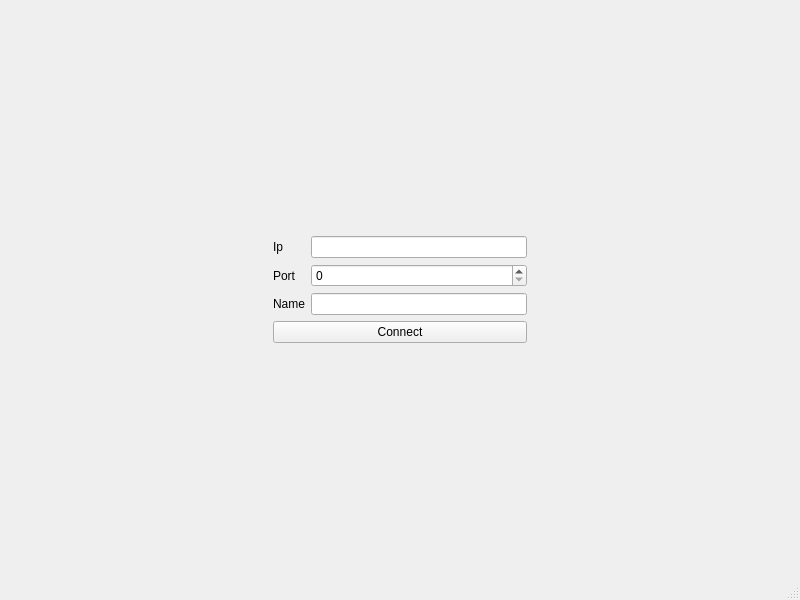
<?xml version="1.0" encoding="UTF-8"?>
<ui version="4.0">
 <class>Client</class>
 <widget class="QMainWindow" name="Client">
  <property name="geometry">
   <rect>
    <x>0</x>
    <y>0</y>
    <width>800</width>
    <height>600</height>
   </rect>
  </property>
  <property name="windowTitle">
   <string>Client</string>
  </property>
  <widget class="QWidget" name="centralwidget">
   <layout class="QVBoxLayout" name="verticalLayout">
    <item>
     <widget class="QStackedWidget" name="stackedWidget">
      <property name="currentIndex">
       <number>0</number>
      </property>
      <widget class="QWidget" name="page">
       <layout class="QVBoxLayout" name="verticalLayout_5">
        <item>
         <spacer name="verticalSpacer_2">
          <property name="orientation">
           <enum>Qt::Vertical</enum>
          </property>
          <property name="sizeHint" stdset="0">
           <size>
            <width>20</width>
            <height>172</height>
           </size>
          </property>
         </spacer>
        </item>
        <item>
         <layout class="QHBoxLayout" name="horizontalLayout_2">
          <item>
           <spacer name="horizontalSpacer">
            <property name="orientation">
             <enum>Qt::Horizontal</enum>
            </property>
            <property name="sizeHint" stdset="0">
             <size>
              <width>40</width>
              <height>20</height>
             </size>
            </property>
           </spacer>
          </item>
          <item>
           <layout class="QVBoxLayout" name="verticalLayout_4">
            <item>
             <layout class="QHBoxLayout" name="horizontalLayout">
              <item>
               <layout class="QVBoxLayout" name="verticalLayout_3">
                <item>
                 <widget class="QLabel" name="label">
                  <property name="text">
                   <string>Ip</string>
                  </property>
                 </widget>
                </item>
                <item>
                 <widget class="QLabel" name="label_3">
                  <property name="text">
                   <string>Port</string>
                  </property>
                 </widget>
                </item>
                <item>
                 <widget class="QLabel" name="label_2">
                  <property name="text">
                   <string>Name</string>
                  </property>
                 </widget>
                </item>
               </layout>
              </item>
              <item>
               <layout class="QVBoxLayout" name="verticalLayout_2">
                <item>
                 <widget class="QLineEdit" name="e_ip"/>
                </item>
                <item>
                 <widget class="QSpinBox" name="sb_port"/>
                </item>
                <item>
                 <widget class="QLineEdit" name="e_name">
                  <property name="text">
                   <string/>
                  </property>
                 </widget>
                </item>
               </layout>
              </item>
             </layout>
            </item>
            <item>
             <widget class="QPushButton" name="b_connect">
              <property name="text">
               <string>Connect</string>
              </property>
             </widget>
            </item>
           </layout>
          </item>
          <item>
           <spacer name="horizontalSpacer_2">
            <property name="orientation">
             <enum>Qt::Horizontal</enum>
            </property>
            <property name="sizeHint" stdset="0">
             <size>
              <width>40</width>
              <height>20</height>
             </size>
            </property>
           </spacer>
          </item>
         </layout>
        </item>
        <item>
         <spacer name="verticalSpacer">
          <property name="orientation">
           <enum>Qt::Vertical</enum>
          </property>
          <property name="sizeHint" stdset="0">
           <size>
            <width>20</width>
            <height>171</height>
           </size>
          </property>
         </spacer>
        </item>
       </layout>
      </widget>
      <widget class="QWidget" name="page_2">
       <layout class="QVBoxLayout" name="verticalLayout_6">
        <item>
         <widget class="QGraphicsView" name="view"/>
        </item>
       </layout>
      </widget>
     </widget>
    </item>
   </layout>
  </widget>
  <widget class="QMenuBar" name="menubar">
   <property name="geometry">
    <rect>
     <x>0</x>
     <y>0</y>
     <width>800</width>
     <height>24</height>
    </rect>
   </property>
  </widget>
  <widget class="QStatusBar" name="statusbar"/>
 </widget>
 <resources/>
 <connections/>
</ui>
